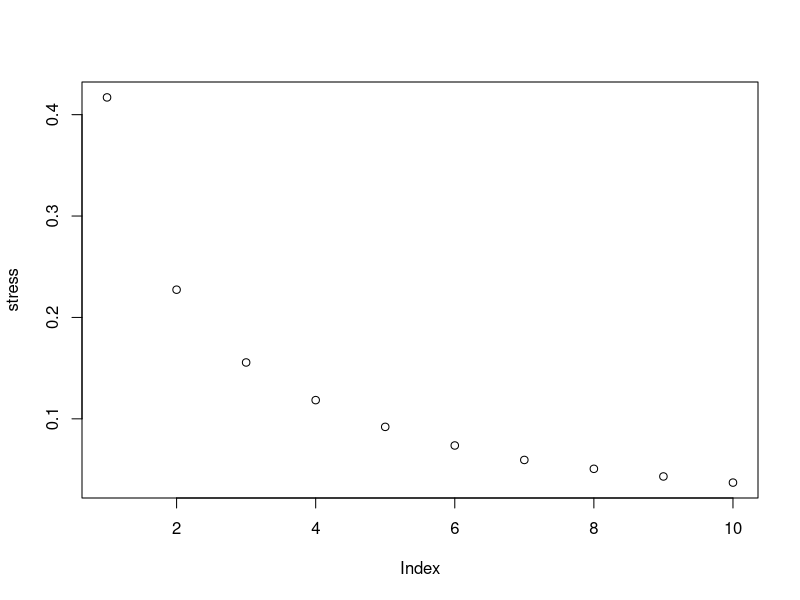
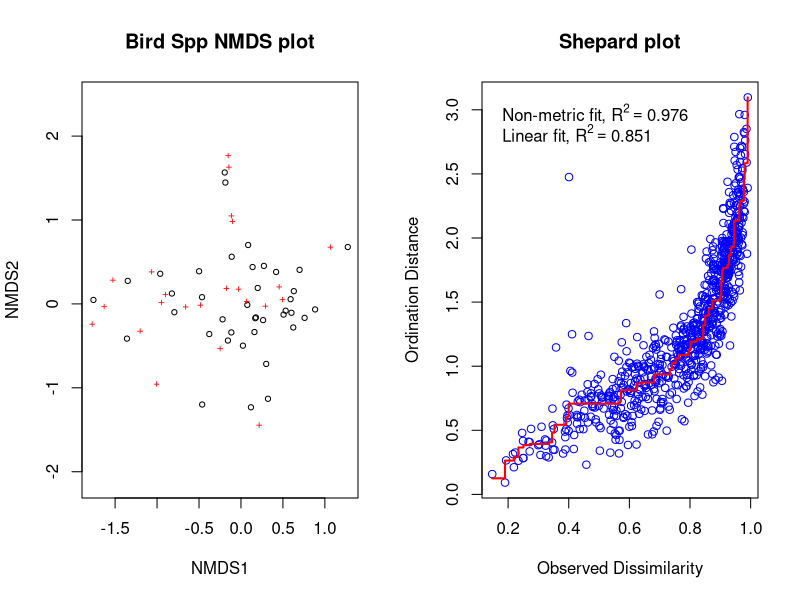

The R script that drew these images, in order: (Note: this script raises an error after producing the figures.)
library(vegan)
library(tidyverse)
library(ggpubr)

species <- read.csv("Data/Species matrix_column relativized_remnant.csv") # put them in the same order

dim(species)

(spp <- species %>% select(AMBI:AMRO))
(sp.env <- species %>% select(Site:Depth))

sp.env$Year <- as.factor(sp.env$Year)

str(sp.env)
 

#### NMDS Ordination ####


k_vec <- 1:10 #dim 1 - 10

stress <- numeric(length(k_vec)) # stress of each model put here
dune_dij <- metaMDSdist(spp, trace = FALSE)
set.seed(10)
for(i in seq_along(k_vec)) {
  sol <- metaMDSiter(dune_dij, k = i,
                     trace = FALSE)
  stress[i] <- sol$stress
}

plot(stress) # 3 axes looks best

### NMDS ordination ####

set.seed(126) 

spp.nms <- metaMDS(spp, distance = "bray",
                   autotransform = FALSE,
                   k = 3, trymax = 1000) 

spp.nms

#global Multidimensional Scaling using monoMDS

#Data:     spp 
#Distance: bray 

#Dimensions: 3 
#Stress:     0.1555859 
#Stress type 1, weak ties
#Two convergent solutions found after 20 tries
#Scaling: centring, PC rotation, halfchange scaling 
#Species: expanded scores based on ‘spp’

spp.nms$iters # 192
spp.nms$ities
spp.nms$stress

# quick look at the NMDS and the Shepard plot (for fit)

layout(matrix(1:2, ncol = 2))
plot(spp.nms, main = "Bird Spp NMDS plot"); stressplot(spp.nms, main = "Shepard plot")
layout(1)

# non-metric fit, r2 = 0.976
# linear fit, r2 = 0.851

# Goodness of fit

(g <- goodness(spp.nms)) # smaller the number the better the fit
sum(g^2)
spp.nms$stress^2 # 0.0242


# Extract the scores
spp.scores <- as.data.frame(scores(spp.nms, display = "species")) 
spp.scores$species <- rownames(spp.scores)

bird.scores <- as.data.frame(scores(spp.nms, display = "sites"))

bird.scores$Sites <- sp.env$Site
bird.scores$Year <- as.factor(sp.env$Year)
bird.scores$Vegetation <- sp.env$Vegetation
bird.scores$Veg.Year <- sp.env$Veg.Year


colnames(bird.scores)
str(bird.scores)

write.csv(spp.scores, "Data/species_NMDS_points.csv")
write.csv(bird.scores, "Data/sites_NMDS_points.csv")

## Vectors

set.seed(126)


### vectors correlated with axis 1 & 2
vector.12 <- envfit(spp.nms, spp, 
             choices = 1:2,
             permutation = 999)

vector.12
vector12.df <- data.frame((vector.12$vectors)$arrows, (vector.12$vectors)$r, (vector.12$vectors)$pvals)


vector.12$vectors$r[vector.12$vectors$r > 0.25] # r2 over 0.25

corr.sp.12 <- spp %>% select(MAWR, VIRA, RWBL, YWAR, SOSP, TRES, EAKI, PUMA)

corrtaxa.12 <- envfit(spp.nms$points, corr.sp.12,
                   permutations = 999, choices = c(1,2))


corrtaxa.12

# make a new data frame for the figure
corr.spp.12 <- as.data.frame(corrtaxa.12$vectors$arrows*sqrt(corrtaxa.12$vectors$r)) #scaling vectors so they correspond with r2
corr.spp.12$species <- rownames(corr.spp.12)



## Axis 1 and 3 vectors

vector.13 <- envfit(spp.nms, spp, 
                    choices = 1:3,
                    permutation = 999)

vector.13
vector13.df <- data.frame((vector.13$vectors)$arrows, (vector.13$vectors)$r, (vector.13$vectors)$pvals)



vector.13$vectors$r[vector.13$vectors$r > 0.25] # r2 over 0.25

corr.sp.13 <- species %>% select(MAWR, SORA, SWSP, VIRA, RWBL, YWAR, SOSP, TRES, BARS, EAKI, PUMA)

corrtaxa.13 <- envfit(spp.nms$points, corr.sp.13,
                      permutations = 999, choices = c(1,3))


corrtaxa.13

# make a new data frame for the figure
corr.spp.13 <- as.data.frame(corrtaxa.13$vectors$arrows*sqrt(corrtaxa.13$vectors$r)) #scaling vectors so they correspond with r2
corr.spp.13$species <- rownames(corr.spp.13)

#### Figures #######

bird.scores # scores
corr.spp.12 #vectors 1, 2
corr.spp.13 # vectors axis 1, 3
colnames(bird.scores)

## Axis 1, 2 

birdspp.12 <- ggplot(data = bird.scores,
                    aes(x = NMDS1, y = NMDS2)) +
  geom_point(data = bird.scores, aes(x = NMDS1, y = NMDS2, colour = Vegetation, shape = Veg.Year), size = 5) + # sites as points
  stat_ellipse(data = bird.scores, aes(x = NMDS1,y = NMDS2,linetype = Veg.Year, colour = Vegetation), size = 1) + # a 95% CI ellipses
  geom_segment(data = corr.spp.12, aes(x = 0, xend = MDS1, y = 0, yend = MDS2), # adding in the vectors, c
               arrow = arrow(length = unit(0.5, "cm")), colour = "black") + # can add in geom_label or geom_text for labels
  theme_classic(base_size = 16) + # no background
  scale_color_manual(values = c("#8856a7", "#636363")) + # adding colours
  theme(panel.border = element_rect(fill = NA)) + # full square around figure
  xlab("NMDS 1") +
  ylab("NMDS 2") + 
  ylim(-2, 2) +
  #geom_label(data = corr.spp.12, aes(x = MDS1,y = MDS2,label = species),size=4) +
  scale_shape_manual(values = c(16, 1, 17, 2)) +
  scale_linetype_manual(values = c(1, 2, 1, 2))

birdspp.12


## NMDS Axis 1, 3
# same as above
colnames(bird.scores)
str(bird.scores)

birdspp.13 <- ggplot(data = bird.scores,
                     aes(x = NMDS1, y = NMDS3)) +
  geom_point(data = bird.scores, aes(x = NMDS1, 
                                     y = NMDS3, 
                                     colour = Vegetation, 
                                     shape = Veg.Year), size = 5) + # sites as points
  stat_ellipse(data = bird.scores, aes(x = NMDS1,y = NMDS3,linetype = Veg.Year, colour = Vegetation), size = 1) + # a 95% CI ellipses
  geom_segment(data = corr.spp.13, aes(x = 0, xend = MDS1, y = 0, yend = MDS3), # adding in the vectors, c
               arrow = arrow(length = unit(0.5, "cm")), colour = "black") + # can add in geom_label or geom_text for labels
  theme_classic(base_size = 16) + # no background
  scale_color_manual(values = c("#8856a7", "#636363")) + # adding colours
  theme(panel.border = element_rect(fill = NA)) + # full square around figure
  xlab("NMDS 1") +
  ylab("NMDS 3") + 
  ylim(-2.5, 2.5) +
  #geom_label(data = corr.spp.13, aes(x = MDS1,y = MDS3,label = species),size=5) +
  scale_shape_manual(values = c(16, 1, 17, 2)) +
  scale_linetype_manual(values = c(1, 2, 1, 2))
  

birdspp.13


## this is from ggpubr
# arranging the two figures
NMDS.spp <- ggarrange(birdspp.12, birdspp.13, # put the plot items in
                      nrow = 1, # I want them on top of each other
                      common.legend = TRUE, # they have the same legend
                      legend = "none",
                      labels = "AUTO",
                      hjust = -6,
                      vjust = 3)

NMDS.spp

ggsave("Figures/NMDS_spps.jpeg", NMDS.spp,
       width = 9.69, height = 6.18, dpi = 150, units = "in") # save that figure to my folder

ggsave("Figures/NMDS_spps.TIFF", NMDS.spp,
       width = 9.69, height = 6.18, dpi = 150, units = "in") # save that figure to my folder




#### beta disper #####

spp.b <- vegdist(spp, method = "bray")
groups <- sp.env$Veg.Year
typeYr <- sp.env$VegYr

(beta.spp <- betadisper(spp.b, groups))

#Homogeneity of multivariate dispersions

#Call: betadisper(d = spp.b, group = groups)

#No. of Positive Eigenvalues: 24
#No. of Negative Eigenvalues: 15

#Average distance to median:
#  Invaded2014  Invaded2015  Remnant2014  Remnant2015 
#  0.5053       0.3706       0.5283       0.5415 



anova(betadisper(spp.b, groups))

#Analysis of Variance Table

#Response: Distances
#           Df  Sum Sq  Mean Sq F value Pr(>F)
#Groups     3 0.13463 0.044876  2.1121 0.1158
#Residuals 36 0.76491 0.021248 


plot(betadisper(spp.b, groups))
boxplot(betadisper(spp.b, groups))

(permutest(beta.spp, permutations = 999, pairwise = TRUE))


#Permutation test for homogeneity of multivariate
#dispersions
#Permutation: free
#Number of permutations: 999

#Response: Distances
#         Df  Sum Sq  Mean Sq      F N.Perm Pr(>F)
#Groups     3 0.13463 0.044876 2.1121    999  0.111
#Residuals 36 0.76491 0.021248                     

#Pairwise comparisons:
#  (Observed p-value below diagonal, permuted p-value above diagonal)

#              Invaded2014 Invaded2015 Remnant2014 Remnant2015
#Invaded2014        -      0.119000    0.770000       0.593
#Invaded2015    0.111020      -        0.040000       0.015
#Remnant2014    0.769852    0.037399     -            0.799
#Remnant2015    0.620946    0.015511    0.818100        -    


## With meadow and emergent

(beta.spp2 <- betadisper(spp.b, typeYr))

#Call: betadisper(d = spp.b, group = typeYr)

#No. of Positive Eigenvalues: 24
#No. of Negative Eigenvalues: 15

#Average distance to median:
#Emergent_2014 Emergent_2015  Invaded_2014  Invaded_2015   Meadow_2014   Meadow_2015 
#0.5078        0.4505        0.5053        0.3706        0.4457        0.5411 


anova(betadisper(spp.b, typeYr))

#Response: Distances
#          Df  Sum Sq  Mean Sq F value Pr(>F)
#Groups     5 0.11506 0.023013  0.8364 0.5332
#Residuals 34 0.93549 0.027515 

plot(betadisper(spp.b, typeYr))
boxplot(betadisper(spp.b, typeYr))

(permutest(beta.spp2, permutations = 999, pairwise = TRUE))




## write data
write.csv(bird.scores, "Data/NMDS_scores_birdspecies.csv")
write.csv(vector12.df, "Data/NMDS_species_vectors_12.csv")
write.csv(vector13.df, "Data/NMDS_species_vectors_13.csv")



# Species as points -------------------------------------------------------
library(ggrepel)
library(patchwork)

spp.scores <- read.csv("Data/species_NMDS_points.csv")
bird.scores <- read.csv("Data/sites_NMDS_points.csv")
site.seg <- read.csv("Data/segment_test.csv")

bird.scores$Year <- as.factor(bird.scores$Year)

colour = c("Invaded" = "#fc8d62",
           "Remnant" = "#35978f")

shape = c("2014" = 21,
          "2015" = 24)



colnames(bird.scores)
unique(bird.scores$Veg.Year)

grp.a <- bird.scores[bird.scores$Veg.Year == "Invaded2014", ][chull(bird.scores[bird.scores$Veg.Year == "Invaded2014", c("NMDS1", "NMDS2")]), ]  # hull values for grp A

grp.b <- bird.scores[bird.scores$Veg.Year == "Invaded2015", ][chull(bird.scores[bird.scores$gVeg.Year == "Invaded2015", c("NMDS1", "NMDS2")]), ]  # hull values for grp B

grp.c <- bird.scores[bird.scores$Veg.Year == "Remnant2014", ][chull(bird.scores[bird.scores$Veg.Year == "Remnant2014", c("NMDS1", "NMDS2")]), ]  # hull values for grp A

grp.d <- bird.scores[bird.scores$Veg.Year == "Remnant2015", ][chull(bird.scores[bird.scores$gVeg.Year == "Remnant2015", c("NMDS1", "NMDS2")]), ]  # hull values for grp B

hull.datai <- rbind(grp.a,grp.b)

hull.datar <- rbind(grp.c, grp.d)

hull.data <- rbind(hull.datai, hull.datar)


NMDS12 <- ggplot(data = bird.scores,
       aes(x = NMDS1, y = NMDS2)) +
  geom_point(data = bird.scores, 
             aes(x = NMDS1, y = NMDS2, 
                 fill = Vegetation, shape = Year), 
             size = 5,
             stroke = 1.5) + 
  geom_polygon(data = hull.data,aes(x = NMDS1,y = NMDS2,fill = Vegetation,group = Vegetation),alpha=0.30) +
  geom_segment(data = site.seg, 
               aes(x = NMDS1a, xend = NMDS1b, y = NMDS2a, yend = NMDS2b), 
               arrow = arrow(length = unit(0.5, "cm")),
               size = 1,
               colour = "black") +
  geom_label_repel(data = spp.scores, 
                   aes(x = NMDS1, y = NMDS2, label = X),
                   size = 5,
                   force = 2,
                   fill = alpha(c("white"), 0.9))  +
  theme_classic(base_size = 16) + 
  scale_fill_manual(values = colour) + 
  scale_shape_manual(values = shape) +
  theme(panel.border = element_rect(fill = NA)) + 
  xlab("NMDS 1") +
  ylab("NMDS 2") + 
  ylim(-2, 2) +
  xlim(-2,2) +
  guides(fill = guide_legend(override.aes=list(shape=21)))




grp.a3 <- bird.scores[bird.scores$Veg.Year == "Invaded2014", ][chull(bird.scores[bird.scores$Veg.Year == "Invaded2014", c("NMDS1", "NMDS3")]), ]  # hull values for grp A

grp.b3 <- bird.scores[bird.scores$Veg.Year == "Invaded2015", ][chull(bird.scores[bird.scores$gVeg.Year == "Invaded2015", c("NMDS1", "NMDS3")]), ]  # hull values for grp B

grp.c3 <- bird.scores[bird.scores$Veg.Year == "Remnant2014", ][chull(bird.scores[bird.scores$Veg.Year == "Remnant2014", c("NMDS1", "NMDS3")]), ]  # hull values for grp A

grp.d3 <- bird.scores[bird.scores$Veg.Year == "Remnant2015", ][chull(bird.scores[bird.scores$gVeg.Year == "Remnant2015", c("NMDS1", "NMDS3")]), ]  # hull values for grp B

hull.datai3 <- rbind(grp.a3,grp.b3)

hull.datar3 <- rbind(grp.c3, grp.d3)

hull.data3 <- rbind(hull.datai3, hull.datar3)


NMDS13 <- ggplot(data = bird.scores,
                 aes(x = NMDS1, y = NMDS3)) +
  geom_point(data = bird.scores, 
             aes(x = NMDS1, y = NMDS3, 
                 fill = Vegetation, shape = Year), 
             size = 5,
             stroke = 1.5) + 
  geom_polygon(data = hull.data3,aes(x = NMDS1,y = NMDS3,fill = Vegetation,group = Vegetation),alpha=0.30) +
  geom_segment(data = site.seg, 
               aes(x = NMDS1a, xend = NMDS1b, y = NMDS3a, yend = NMDS3b), 
               arrow = arrow(length = unit(0.75, "cm")),
               size = 1,
               colour = "black") +
  geom_label_repel(data = spp.scores, 
                   aes(x = NMDS1, y = NMDS3, label = X),
                   size = 5,
                   force = 2,
                   fill = alpha(c("white"), 0.9))  +
  theme_classic(base_size = 16) + 
  scale_fill_manual(values = colour) + 
  scale_shape_manual(values = shape) +
  theme(panel.border = element_rect(fill = NA)) + 
  xlab("NMDS 1") +
  ylab("NMDS 3") + 
  ylim(-2, 2) +
  xlim(-2,2) +
  theme(legend.position = "none")



NMDS.panel <- NMDS12 + NMDS13 +
  plot_layout(ncol = 1)

ggsave("Figures/speices_NMDS_May2021.TIFF",
       NMDS.panel)
